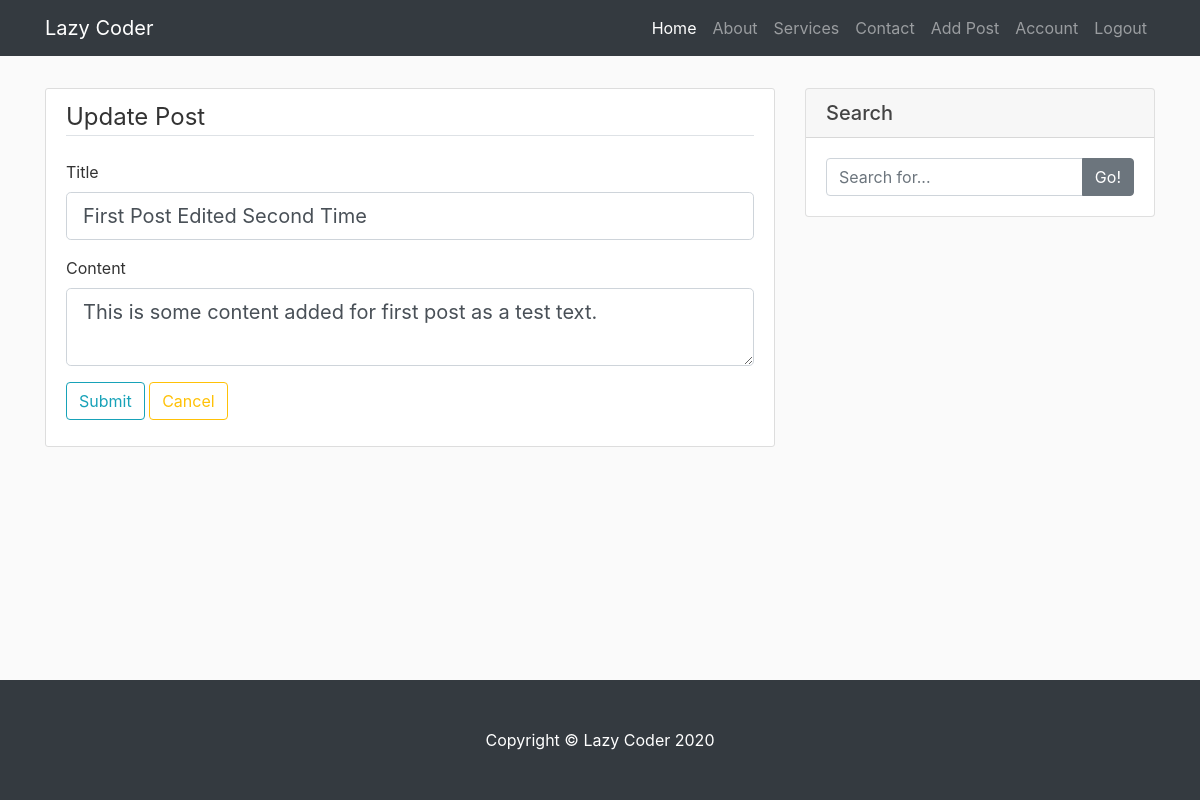
Screenshot of /post/1/update (signed in) with the database file from the repository.
### blog/models.py (models this page shows, shortened)
class Post(db.Model):
    id = db.Column(db.Integer, primary_key=True)
    title = db.Column(db.String(100), nullable=True)
    date_posted = db.Column(db.DateTime, nullable=False, default=datetime.utcnow)
    content = db.Column(db.Text, nullable=False)
    user_id = db.Column(db.Integer, db.ForeignKey('user.id'), nullable=False)

### blog/post/routes.py (the view)
@post.route('/post/<int:post_id>/update', methods=['GET', 'POST'])
@login_required
def update_post(post_id):
    post = Post.query.get_or_404(post_id)
    if post.author != current_user:
        abort(403)
    form = PostForm()
    if form.validate_on_submit():
        post.title = form.title.data
        post.content = form.content.data
        db.session.commit()
        flash('Post successfully updated!', 'success')
    elif request.method == 'GET':
        form.title.data = post.title
        form.content.data = post.content
    return render_template('create_post.html', title='Update Post', form=form, legend='Update Post')

### blog/post/forms.py
class PostForm(FlaskForm):
    title = StringField('Title', validators=[DataRequired()])
    content = TextAreaField('Content', validators=[DataRequired()])
    submit = SubmitField('Submit')
    cancel = SubmitField('Cancel')

### blog/models.py (called while the page is built)
@login_manager.user_loader
def load_user(user_id):
    return User.query.get(user_id)

### blog/templates/create_post.html (shortened to what this page needs)
{% extends "layout.html" %}
{% block content %}
    <div class="content-section">
        <form method="POST" action="">
            <legend class="border-bottom mb-4">{{ legend }}</legend>
            <fieldset>
                <div class="form-group">
                    {{ form.title.label(class="form-control-label") }}
                    {% if form.title.errors %}
                        {{ form.title(class="form-control form-control-lg is-invalid") }}
                        <div class="invalid-feedback">
                            {% for error in form.title.errors %}
                                <span>{{ error }}</span>
                            {% endfor %}
                        </div>
                    {% else %}
                        {{ form.title(class="form-control form-control-lg") }}
                    {% endif %}
                </div>
                <div class="form-group">
                    {{ form.content.label(class="form-control-label") }}
                    {% if form.content.errors %}
                        {{ form.content(class="form-control form-control-lg is-invalid") }}
                        <div class="invalid-feedback">
                            {% for error in form.content.errors %}
                                <span>{{ error }}</span>
                            {% endfor %}
                        </div>
                    {% else %}
                        {{ form.content(class="form-control form-control-lg ") }}
                    {% endif %}
                </div>
                <div class="form-group">
                    {{ form.submit(class="btn btn-outline-info") }}
                    <button onclick="goBack()" class="cancel btn btn-outline-warning">Cancel</button>
                </div>
            </fieldset>
        </form>
    </div>
{% endblock content %}
{% block sidebar %}
    <div class="card my-2">
        <h5 class="card-header">Search</h5>
        <div class="card-body">
            <div class="input-group">
                <input type="text" class="form-control" placeholder="Search for...">
                <span class="input-group-append">
                <button class="btn btn-secondary" type="button">Go!</button>
                </span>
            </div>
        </div>
    </div>
{% endblock sidebar %}

### blog/static/main.css (style rules this page uses)
body { background: #fafafa; color: #333333; margin-top: 5rem; }
h1, h2, h3, h4, h5, h6 { color: #444444; }
.content-section { background: #ffffff; padding: 10px 20px; border: 1px solid #dddddd; border-radius: 3px; margin-bottom: 20px; }

### rows the page displays
Post: title "First Post Edited Second Time", content "This is some content added for first post as a test text."

### other values shown
{{ legend }} "Update Post"
